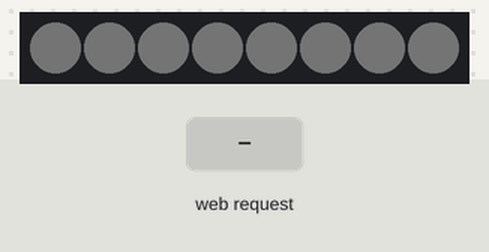
Bench run of a sketch on a simulated Arduino MKR. Shown: 8 RGB LEDs in strip order, left to right. The test bench sets the inputs (shaded band). Dim RGB values are drawn brighter than linear; WiFi joins after 1.5 s; servers stay silent unless stated; what the sketch prints to the serial monitor is not drawn.

Above: at 1.5 s.
At 5.3 s:
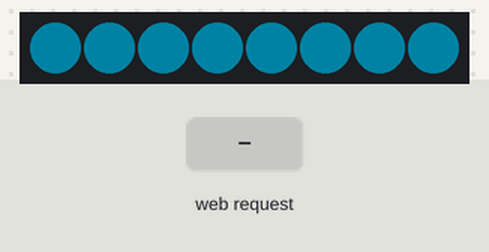
5.4 s: HTTP request GET /P received
At 5.64 s:
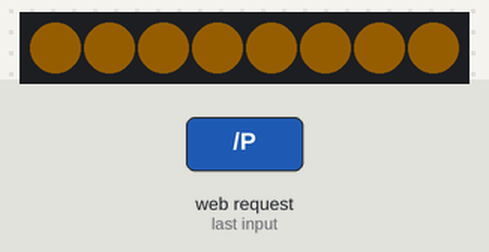
7.8 s: HTTP request GET /B received
At 8.04 s:
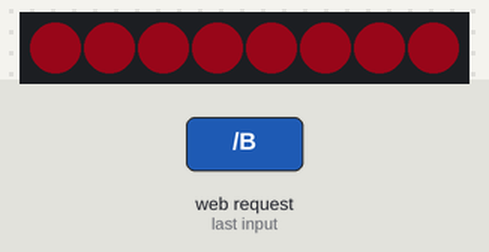
10.2 s: HTTP request GET /S received
At 10.44 s:
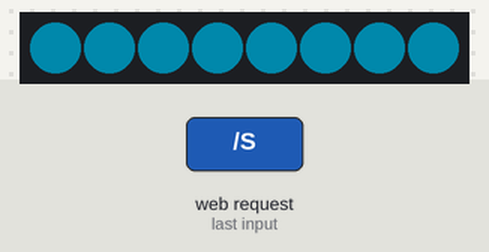
Timing chart, 0 to 17.7 s (numbered marks = the images above; inputs shaded):
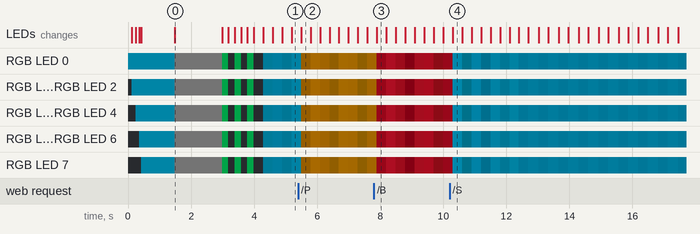

The sketch:

Untitled.ino
```cpp
/*
 * PaveSafe — Arduino MKR WiFi 1010 + NeoPixel 8-stick
 * HTTP server receives /C /P /B to control NeoPixel
 */

#include <WiFiNINA.h>
#include <Adafruit_NeoPixel.h>

const char* SSID     = "Gilang";
const char* PASSWORD = "internetmahal";
const int   NEO_PIN  = 6;
const int   NEO_NUM  = 8;

Adafruit_NeoPixel strip(NEO_NUM, NEO_PIN, NEO_GRB + NEO_KHZ800);
WiFiServer server(80);

char currentStatus = 'S';
unsigned long lastBreath = 0;
unsigned long lastBlink  = 0;
bool blinkState = false;
float breathVal = 10;
float breathDir = 1;

uint32_t COL_CYAN  = strip.Color(0,   200, 255);
uint32_t COL_GREEN = strip.Color(0,   230, 100);
uint32_t COL_AMBER = strip.Color(255, 160, 0  );
uint32_t COL_RED   = strip.Color(255, 20,  50 );
uint32_t COL_OFF   = strip.Color(0,   0,   0  );

void setup() {
  Serial.begin(115200);

  strip.begin();
  strip.setBrightness(40);
  showAll(COL_OFF);
  strip.show();

  // Boot sweep
  for (int i = 0; i < NEO_NUM; i++) {
    strip.setPixelColor(i, COL_CYAN);
    strip.show();
    delay(60);
  }

  WiFi.disconnect();
  WiFi.end();
  delay(1000);

  Serial.print("Connecting to ");
  Serial.println(SSID);
  showAll(strip.Color(10, 10, 10));

  WiFi.begin(SSID, PASSWORD);
  int attempts = 0;
  while (WiFi.status() != WL_CONNECTED && attempts < 40) {
    delay(500);
    Serial.print(".");
    attempts++;
  }

  if (WiFi.status() == WL_CONNECTED) {
    Serial.println("\nConnected to: " + String(WiFi.SSID()));
    Serial.print("IP: ");
    Serial.println(WiFi.localIP());

    for (int i = 0; i < 3; i++) {
      showAll(COL_GREEN); delay(200);
      showAll(COL_OFF);   delay(200);
    }

    server.begin();
    Serial.print("Enter this IP in PaveSafe app: ");
    Serial.println(WiFi.localIP());
  } else {
    Serial.println("\nWiFi failed!");
    for (int i = 0; i < 5; i++) {
      showAll(COL_RED); delay(300);
      showAll(COL_OFF); delay(300);
    }
  }
}

void loop() {
  WiFiClient client = server.available();
  if (client) {
    String request = "";
    unsigned long timeout = millis() + 1000;

    while (client.connected() && millis() < timeout) {
      if (client.available()) {
        char c = client.read();
        request += c;
        if (c == '\n' && request.length() > 10) break;
      }
    }

    Serial.println("Request: " + request.substring(0, min(50, (int)request.length())));

    // Parse first line of HTTP request
    // e.g. "GET /C HTTP/1.1"
    char cmd = 0;
    if      (request.indexOf("/C") >= 0) cmd = 'C';
    else if (request.indexOf("/P") >= 0) cmd = 'P';
    else if (request.indexOf("/B") >= 0) cmd = 'B';
    else if (request.indexOf("/S") >= 0) cmd = 'S';

    if (cmd != 0) {
      currentStatus = cmd;
      Serial.print("Status → ");
      Serial.println(currentStatus);

      // Immediately update LEDs for snappy response
      updateLEDsNow();
    }

    // CORS headers so browser/app can call from any origin
    client.println("HTTP/1.1 200 OK");
    client.println("Access-Control-Allow-Origin: *");
    client.println("Access-Control-Allow-Methods: GET");
    client.println("Content-Type: text/plain");
    client.println("Connection: close");
    client.println();
    client.print("OK:");
    client.println(currentStatus);
    delay(1);
    client.stop();
  }

  animateLEDs();
}

void updateLEDsNow() {
  // Immediate LED update without waiting for animation loop
  strip.setBrightness(40);
  switch (currentStatus) {
    case 'C': showAll(COL_GREEN); break;
    case 'P': showAll(COL_AMBER); break;
    case 'B': showAll(COL_RED);   break;
    case 'S': showAll(COL_CYAN);  break;
  }
}

void animateLEDs() {
  unsigned long now = millis();

  switch (currentStatus) {
    case 'S':
      if (now - lastBreath > 20) {
        lastBreath = now;
        breathVal += breathDir * 3;
        if (breathVal >= 50) { breathVal = 50; breathDir = -1; }
        if (breathVal <= 5)  { breathVal = 5;  breathDir =  1; }
        strip.setBrightness((int)breathVal);
        showAll(COL_CYAN);
      }
      break;

    case 'C':
      strip.setBrightness(40);
      showAll(COL_GREEN);
      break;

    case 'P':
      if (now - lastBreath > 25) {
        lastBreath = now;
        breathVal += breathDir * 2;
        if (breathVal >= 50) { breathVal = 50; breathDir = -1; }
        if (breathVal <= 15) { breathVal = 15; breathDir =  1; }
        strip.setBrightness((int)breathVal);
        showAll(COL_AMBER);
      }
      break;

    case 'B':
      if (now - lastBreath > 15) {
        lastBreath = now;
        breathVal += breathDir * 4;
        if (breathVal >= 55) { breathVal = 55; breathDir = -1; }
        if (breathVal <= 5)  { breathVal = 5;  breathDir =  1; }
        strip.setBrightness((int)breathVal);
        showAll(COL_RED);
      }
      break;
  }
}

void showAll(uint32_t color) {
  for (int i = 0; i < NEO_NUM; i++) {
    strip.setPixelColor(i, color);
  }
  strip.show();
}
```

Measured:
- after the input at 5.4 s, the LEDs: change after 0.09 s (image 2)
- after the input at 7.8 s, the LEDs: change after 0.10 s (image 3)
- after the input at 10.2 s, the LEDs: change after 0.10 s (image 4)
- what the display in image 0 shows lasts 1.5 s, from 1.5 s to 3.0 s
